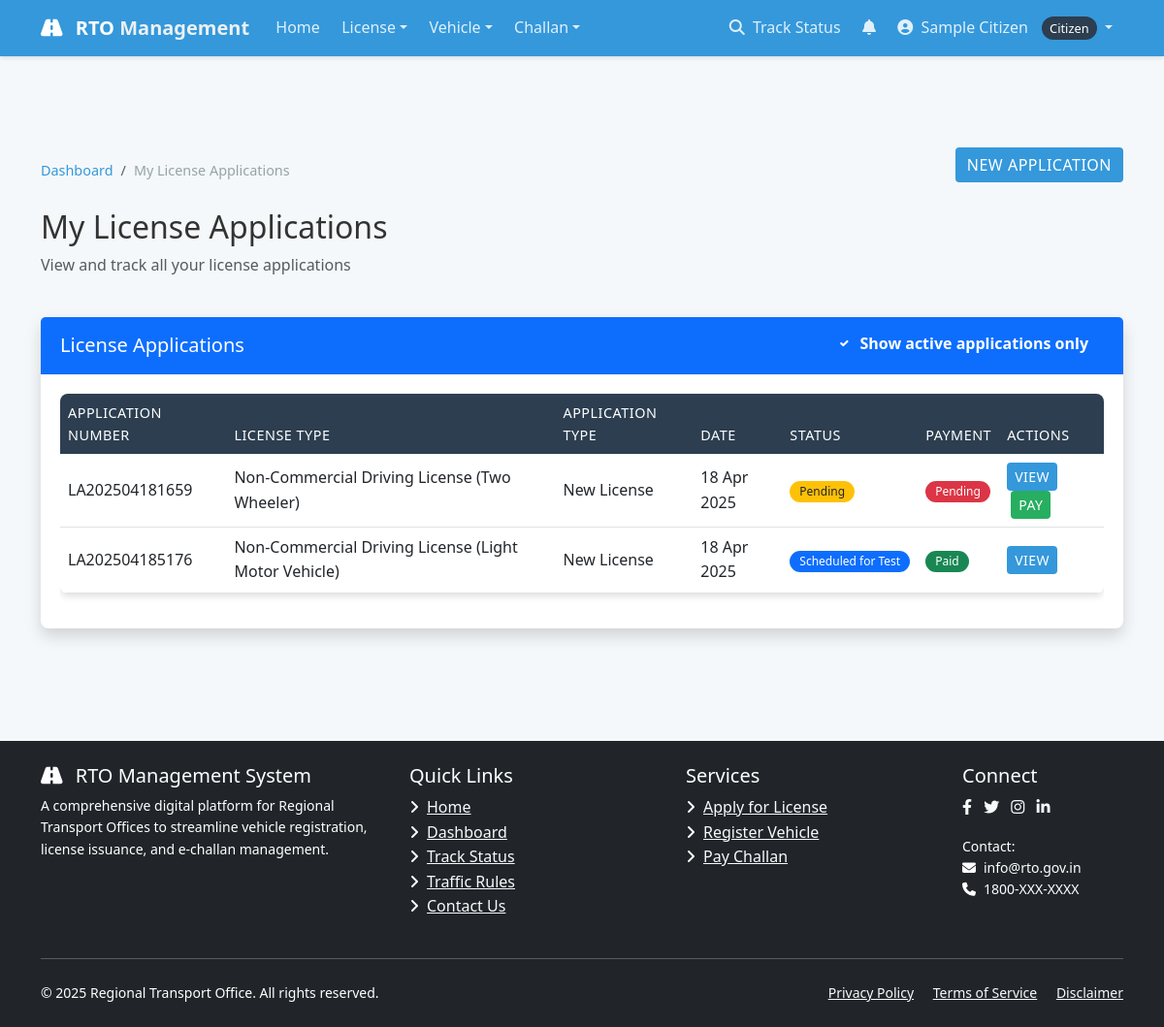
/license/applications/ (signed in), run on an earlier commit of the app's database.
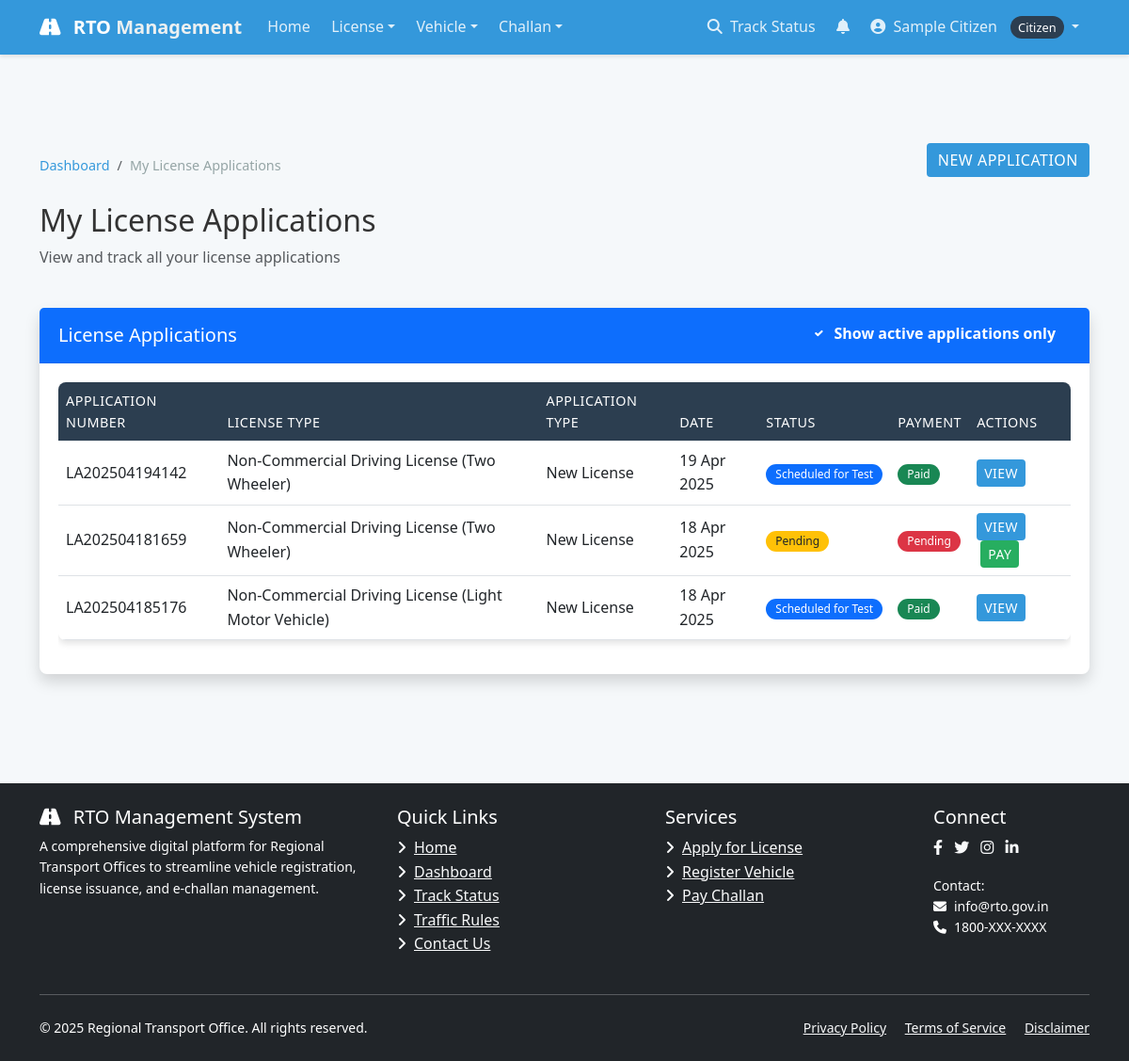
And on a later commit of the database.
### license/models.py (models this page shows, shortened)
class LicenseApplication(models.Model):
    STATUS_CHOICES = (
        ('PENDING', 'Pending'),
        ('DOCUMENT_VERIFICATION', 'Document Verification'),
        ('SCHEDULED_FOR_TEST', 'Scheduled for Test'),
        ('TEST_PASSED', 'Test Passed'),
        ('TEST_FAILED', 'Test Failed'),
        ('APPROVED', 'Approved'),
        ('REJECTED', 'Rejected'),
        ('ISSUED', 'Issued'),
    )
    APPLICATION_TYPE_CHOICES = (
        ('NEW', 'New License'),
        ('RENEWAL', 'License Renewal'),
        ('DUPLICATE', 'Duplicate License'),
    )
    applicant = models.ForeignKey(User, on_delete=models.CASCADE, related_name='license_applications')
    license_type = models.ForeignKey(LicenseType, on_delete=models.CASCADE)
    application_type = models.CharField(max_length=20, choices=APPLICATION_TYPE_CHOICES, default='NEW')
    application_number = models.CharField(max_length=20, unique=True)
    application_date = models.DateField(auto_now_add=True)
    status = models.CharField(max_length=30, choices=STATUS_CHOICES, default='PENDING')
    photo = models.ImageField(upload_to='license_photos/')
    signature = models.ImageField(upload_to='license_signatures/')
    id_proof = models.FileField(upload_to='license_id_proofs/')
    address_proof = models.FileField(upload_to='license_address_proofs/')
    test_date = models.DateTimeField(null=True, blank=True)
    test_result = models.BooleanField(null=True, blank=True)
    rejection_reason = models.TextField(blank=True, null=True)
    payment_status = models.BooleanField(default=False)
    payment_date = models.DateTimeField(null=True, blank=True)
    payment_transaction_id = models.CharField(max_length=100, blank=True, null=True)
    reviewed_by = models.ForeignKey(User, on_delete=models.SET_NULL, null=True, blank=True,
                                   related_name='reviewed_license_applications')
    issued_date = models.DateField(null=True, blank=True)
    valid_until = models.DateField(null=True, blank=True)
    created_at = models.DateTimeField(auto_now_add=True)
    updated_at = models.DateTimeField(auto_now=True)

class LicenseType(models.Model):
    name = models.CharField(max_length=100)
    code = models.CharField(max_length=10, unique=True)
    description = models.TextField()
    age_requirement = models.PositiveIntegerField(default=18)
    validity_years = models.PositiveIntegerField(default=10)
    fee = models.DecimalField(max_digits=10, decimal_places=2)

### license/views.py (the view)
# urls.py: path('applications/', views.my_license_applications, name='my_license_applications'),
@login_required
def my_license_applications(request):
    if request.user.user_type != 'CITIZEN':
        messages.error(request, "Access denied.")
        return redirect('home')
    applications = LicenseApplication.objects.filter(applicant=request.user).order_by('-application_date')
    return render(request, 'license/my_applications.html', {'applications': applications})

### accounts/models.py (called while the page is built)
    def get_full_name(self):
        return f"{self.first_name} {self.last_name}" if self.first_name or self.last_name else self.email

### templates/license/my_applications.html (shortened to what the changed rows need)
{% extends 'base.html' %}
{% block content %}
<div class="container py-5">
    <div class="row mb-4">
        <div class="col">
            <h2>My License Applications</h2>
        </div>
    </div>
    <div class="card shadow">
        <div class="card-body">
            {% if applications %}
            <div class="table-responsive">
                <table class="table table-hover">
                    <thead class="table-light">
                        <tr>
                            <th>Application Number</th>
                            <th>License Type</th>
                            <th>Application Type</th>
                            <th>Date</th>
                            <th>Status</th>
                            <th>Payment</th>
                            <th>Actions</th>
                        </tr>
                    </thead>
                    <tbody>
                        {% for application in applications %}
                        <tr class="{% if application.status == 'ISSUED' or application.status == 'REJECTED' %}inactive-row{% endif %}">
                            <td>{{ application.application_number }}</td>
                            <td>{{ application.license_type.name }}</td>
                            <td>{{ application.get_application_type_display }}</td>
                            <td>{{ application.application_date|date:"d M Y" }}</td>
                            <td>
                                {% if application.status == 'PENDING' %}
                                <span class="badge bg-warning text-dark">{{ application.get_status_display }}</span>
                                {% elif application.status == 'DOCUMENT_VERIFICATION' %}
                                <span class="badge bg-info">{{ application.get_status_display }}</span>
                                {% elif application.status == 'SCHEDULED_FOR_TEST' %}
                                <span class="badge bg-primary">{{ application.get_status_display }}</span>
                                {% elif application.status == 'TEST_PASSED' %}
                                <span class="badge bg-success">{{ application.get_status_display }}</span>
                                {% elif application.status == 'TEST_FAILED' %}
                                <span class="badge bg-danger">{{ application.get_status_display }}</span>
                                {% elif application.status == 'APPROVED' %}
                                <span class="badge bg-success">{{ application.get_status_display }}</span>
                                {% elif application.status == 'REJECTED' %}
                                <span class="badge bg-danger">{{ application.get_status_display }}</span>
                                {% elif application.status == 'ISSUED' %}
                                <span class="badge bg-success">{{ application.get_status_display }}</span>
                                {% endif %}
                            </td>
                            <td>
                                {% if application.payment_status %}
                                <span class="badge bg-success">Paid</span>
                                {% else %}
                                <span class="badge bg-danger">Pending</span>
                                {% endif %}
                            </td>
                            <td>
                                <a href="{% url 'license_application_detail' application_number=application.application_number %}" class="btn btn-sm btn-primary">
                                     View
                                </a>
                                {% if not application.payment_status %}
                                <a href="{% url 'license_payment' application_number=application.application_number %}" class="btn btn-sm btn-success ms-1">
                                     Pay
                                </a>
                                {% endif %}
                            </td>
                        </tr>
                        {% endfor %}
                    </tbody>
                </table>
            </div>
            {% endif %}
        </div>
    </div>
</div>
{% endblock %}

What changed in the data, as far as the page shows it:
added LicenseApplication: application_number "LA202504194142", license_type.name "Non-Commercial Driving License (Two Wheeler)", application_type "New License", application_date "19 Apr 2025", status "Scheduled for Test", payment_status "Paid"
